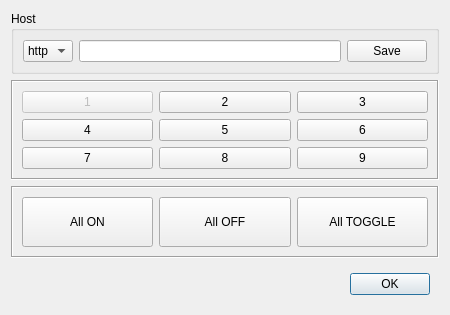
<?xml version="1.0" encoding="UTF-8"?>
<ui version="4.0">
 <class>MainWindow</class>
 <widget class="QDialog" name="MainWindow">
  <property name="geometry">
   <rect>
    <x>0</x>
    <y>0</y>
    <width>450</width>
    <height>315</height>
   </rect>
  </property>
  <property name="windowTitle">
   <string>MainWindow</string>
  </property>
  <layout class="QVBoxLayout" name="verticalLayout">
   <item>
    <widget class="QGroupBox" name="gbHost">
     <property name="sizePolicy">
      <sizepolicy hsizetype="Preferred" vsizetype="Maximum">
       <horstretch>0</horstretch>
       <verstretch>0</verstretch>
      </sizepolicy>
     </property>
     <property name="title">
      <string>Host</string>
     </property>
     <layout class="QGridLayout" name="gridLayout_2">
      <item row="0" column="0">
       <widget class="QComboBox" name="cbProtocol">
        <item>
         <property name="text">
          <string>http</string>
         </property>
        </item>
       </widget>
      </item>
      <item row="0" column="1">
       <widget class="QLineEdit" name="leHostAddress">
        <property name="sizePolicy">
         <sizepolicy hsizetype="Expanding" vsizetype="Expanding">
          <horstretch>0</horstretch>
          <verstretch>0</verstretch>
         </sizepolicy>
        </property>
        <property name="text">
         <string/>
        </property>
        <property name="maxLength">
         <number>15</number>
        </property>
        <property name="clearButtonEnabled">
         <bool>true</bool>
        </property>
       </widget>
      </item>
      <item row="0" column="2">
       <widget class="QPushButton" name="pbConnect">
        <property name="enabled">
         <bool>true</bool>
        </property>
        <property name="sizePolicy">
         <sizepolicy hsizetype="Maximum" vsizetype="Minimum">
          <horstretch>0</horstretch>
          <verstretch>0</verstretch>
         </sizepolicy>
        </property>
        <property name="text">
         <string>Save</string>
        </property>
        <property name="checkable">
         <bool>true</bool>
        </property>
        <property name="checked">
         <bool>false</bool>
        </property>
       </widget>
      </item>
     </layout>
    </widget>
   </item>
   <item>
    <widget class="QFrame" name="fControl">
     <property name="frameShape">
      <enum>QFrame::Box</enum>
     </property>
     <property name="frameShadow">
      <enum>QFrame::Sunken</enum>
     </property>
     <layout class="QGridLayout" name="gridLayout">
      <item row="0" column="0">
       <widget class="QPushButton" name="pbDevice1">
        <property name="enabled">
         <bool>false</bool>
        </property>
        <property name="sizePolicy">
         <sizepolicy hsizetype="Minimum" vsizetype="Expanding">
          <horstretch>0</horstretch>
          <verstretch>0</verstretch>
         </sizepolicy>
        </property>
        <property name="text">
         <string>1</string>
        </property>
        <property name="checkable">
         <bool>false</bool>
        </property>
        <property name="checked">
         <bool>false</bool>
        </property>
        <property name="flat">
         <bool>false</bool>
        </property>
       </widget>
      </item>
      <item row="1" column="0">
       <widget class="QPushButton" name="pbDevice4">
        <property name="sizePolicy">
         <sizepolicy hsizetype="Minimum" vsizetype="Expanding">
          <horstretch>0</horstretch>
          <verstretch>0</verstretch>
         </sizepolicy>
        </property>
        <property name="text">
         <string>4</string>
        </property>
        <property name="checkable">
         <bool>false</bool>
        </property>
       </widget>
      </item>
      <item row="1" column="1">
       <widget class="QPushButton" name="pbDevice5">
        <property name="sizePolicy">
         <sizepolicy hsizetype="Minimum" vsizetype="Expanding">
          <horstretch>0</horstretch>
          <verstretch>0</verstretch>
         </sizepolicy>
        </property>
        <property name="text">
         <string>5</string>
        </property>
        <property name="checkable">
         <bool>false</bool>
        </property>
       </widget>
      </item>
      <item row="2" column="0">
       <widget class="QPushButton" name="pbDevice7">
        <property name="sizePolicy">
         <sizepolicy hsizetype="Minimum" vsizetype="Expanding">
          <horstretch>0</horstretch>
          <verstretch>0</verstretch>
         </sizepolicy>
        </property>
        <property name="text">
         <string>7</string>
        </property>
        <property name="checkable">
         <bool>false</bool>
        </property>
       </widget>
      </item>
      <item row="0" column="1">
       <widget class="QPushButton" name="pbDevice2">
        <property name="sizePolicy">
         <sizepolicy hsizetype="Minimum" vsizetype="Expanding">
          <horstretch>0</horstretch>
          <verstretch>0</verstretch>
         </sizepolicy>
        </property>
        <property name="text">
         <string>2</string>
        </property>
        <property name="checkable">
         <bool>false</bool>
        </property>
       </widget>
      </item>
      <item row="2" column="1">
       <widget class="QPushButton" name="pbDevice8">
        <property name="sizePolicy">
         <sizepolicy hsizetype="Minimum" vsizetype="Expanding">
          <horstretch>0</horstretch>
          <verstretch>0</verstretch>
         </sizepolicy>
        </property>
        <property name="text">
         <string>8</string>
        </property>
        <property name="checkable">
         <bool>false</bool>
        </property>
       </widget>
      </item>
      <item row="0" column="2">
       <widget class="QPushButton" name="pbDevice3">
        <property name="sizePolicy">
         <sizepolicy hsizetype="Minimum" vsizetype="Expanding">
          <horstretch>0</horstretch>
          <verstretch>0</verstretch>
         </sizepolicy>
        </property>
        <property name="text">
         <string>3</string>
        </property>
        <property name="checkable">
         <bool>false</bool>
        </property>
       </widget>
      </item>
      <item row="1" column="2">
       <widget class="QPushButton" name="pbDevice6">
        <property name="sizePolicy">
         <sizepolicy hsizetype="Minimum" vsizetype="Expanding">
          <horstretch>0</horstretch>
          <verstretch>0</verstretch>
         </sizepolicy>
        </property>
        <property name="text">
         <string>6</string>
        </property>
        <property name="checkable">
         <bool>false</bool>
        </property>
       </widget>
      </item>
      <item row="2" column="2">
       <widget class="QPushButton" name="pbDevice9">
        <property name="sizePolicy">
         <sizepolicy hsizetype="Minimum" vsizetype="Expanding">
          <horstretch>0</horstretch>
          <verstretch>0</verstretch>
         </sizepolicy>
        </property>
        <property name="text">
         <string>9</string>
        </property>
        <property name="checkable">
         <bool>false</bool>
        </property>
       </widget>
      </item>
     </layout>
    </widget>
   </item>
   <item>
    <widget class="QFrame" name="fControlAll">
     <property name="sizePolicy">
      <sizepolicy hsizetype="Preferred" vsizetype="Preferred">
       <horstretch>0</horstretch>
       <verstretch>0</verstretch>
      </sizepolicy>
     </property>
     <property name="frameShape">
      <enum>QFrame::Box</enum>
     </property>
     <property name="frameShadow">
      <enum>QFrame::Sunken</enum>
     </property>
     <layout class="QGridLayout" name="gridLayout_3">
      <item row="0" column="2">
       <widget class="QPushButton" name="pbToggleAll">
        <property name="sizePolicy">
         <sizepolicy hsizetype="Minimum" vsizetype="Expanding">
          <horstretch>0</horstretch>
          <verstretch>0</verstretch>
         </sizepolicy>
        </property>
        <property name="text">
         <string>All TOGGLE</string>
        </property>
       </widget>
      </item>
      <item row="0" column="1">
       <widget class="QPushButton" name="pbAllOff">
        <property name="sizePolicy">
         <sizepolicy hsizetype="Minimum" vsizetype="Expanding">
          <horstretch>0</horstretch>
          <verstretch>0</verstretch>
         </sizepolicy>
        </property>
        <property name="text">
         <string>All OFF</string>
        </property>
       </widget>
      </item>
      <item row="0" column="0">
       <widget class="QPushButton" name="pbAllOn">
        <property name="sizePolicy">
         <sizepolicy hsizetype="Minimum" vsizetype="Expanding">
          <horstretch>0</horstretch>
          <verstretch>0</verstretch>
         </sizepolicy>
        </property>
        <property name="text">
         <string>All ON</string>
        </property>
       </widget>
      </item>
     </layout>
    </widget>
   </item>
   <item>
    <widget class="QWidget" name="wMisc" native="true">
     <property name="sizePolicy">
      <sizepolicy hsizetype="Preferred" vsizetype="Preferred">
       <horstretch>0</horstretch>
       <verstretch>0</verstretch>
      </sizepolicy>
     </property>
     <layout class="QHBoxLayout" name="horizontalLayout">
      <item>
       <widget class="QLabel" name="tlVersion">
        <property name="text">
         <string/>
        </property>
       </widget>
      </item>
      <item>
       <widget class="QDialogButtonBox" name="bbOkCancel">
        <property name="orientation">
         <enum>Qt::Horizontal</enum>
        </property>
        <property name="standardButtons">
         <set>QDialogButtonBox::Ok</set>
        </property>
        <property name="centerButtons">
         <bool>false</bool>
        </property>
       </widget>
      </item>
     </layout>
    </widget>
   </item>
  </layout>
 </widget>
 <resources/>
 <connections>
  <connection>
   <sender>bbOkCancel</sender>
   <signal>accepted()</signal>
   <receiver>MainWindow</receiver>
   <slot>accept()</slot>
   <hints>
    <hint type="sourcelabel">
     <x>248</x>
     <y>254</y>
    </hint>
    <hint type="destinationlabel">
     <x>157</x>
     <y>274</y>
    </hint>
   </hints>
  </connection>
 </connections>
</ui>
